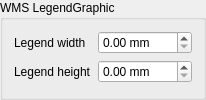
        <widget class="QgsCollapsibleGroupBoxBasic" name="mSymbolsColGroupBox_2">
         <property name="focusPolicy">
          <enum>Qt::StrongFocus</enum>
         </property>
         <property name="title">
          <string>WMS LegendGraphic</string>
         </property>
         <property name="syncGroup" stdset="0">
          <string notr="true">composeritem</string>
         </property>
         <property name="collapsed" stdset="0">
          <bool>true</bool>
         </property>
         <layout class="QFormLayout" name="formLayout_5">
          <property name="fieldGrowthPolicy">
           <enum>QFormLayout::AllNonFixedFieldsGrow</enum>
          </property>
          <property name="labelAlignment">
           <set>Qt::AlignLeading|Qt::AlignLeft|Qt::AlignVCenter</set>
          </property>
          <item row="0" column="0">
           <widget class="QLabel" name="label_13">
            <property name="text">
             <string>Legend width</string>
            </property>
           </widget>
          </item>
          <item row="0" column="1">
           <widget class="QgsDoubleSpinBox" name="mWmsLegendWidthSpinBox">
            <property name="prefix">
             <string/>
            </property>
            <property name="suffix">
             <string> mm</string>
            </property>
            <property name="maximum">
             <double>9999.000000000000000</double>
            </property>
            <property name="showClearButton">
             <bool>false</bool>
            </property>
           </widget>
          </item>
          <item row="1" column="0">
           <widget class="QLabel" name="label_14">
            <property name="text">
             <string>Legend height</string>
            </property>
           </widget>
          </item>
          <item row="1" column="1">
           <widget class="QgsDoubleSpinBox" name="mWmsLegendHeightSpinBox">
            <property name="prefix">
             <string/>
            </property>
            <property name="suffix">
             <string> mm</string>
            </property>
            <property name="maximum">
             <double>9999.000000000000000</double>
            </property>
            <property name="showClearButton">
             <bool>false</bool>
            </property>
           </widget>
          </item>
         </layout>
        </widget>
